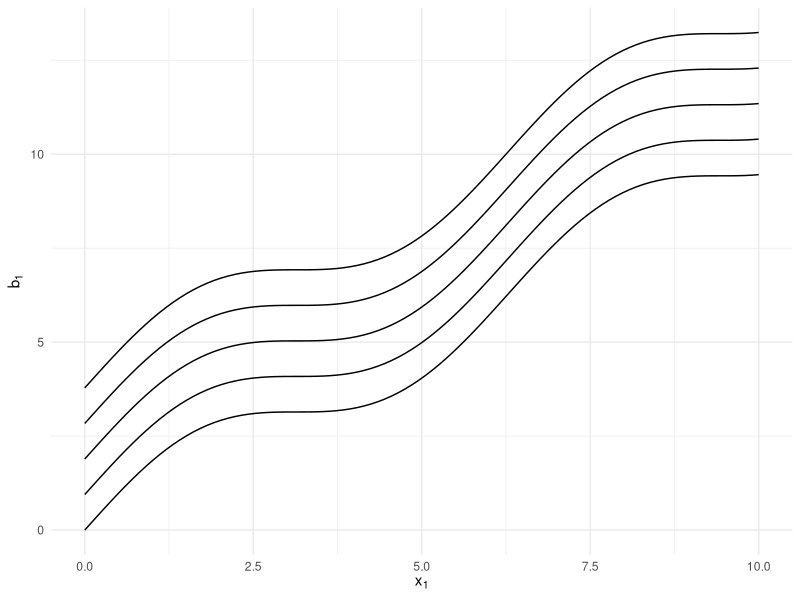
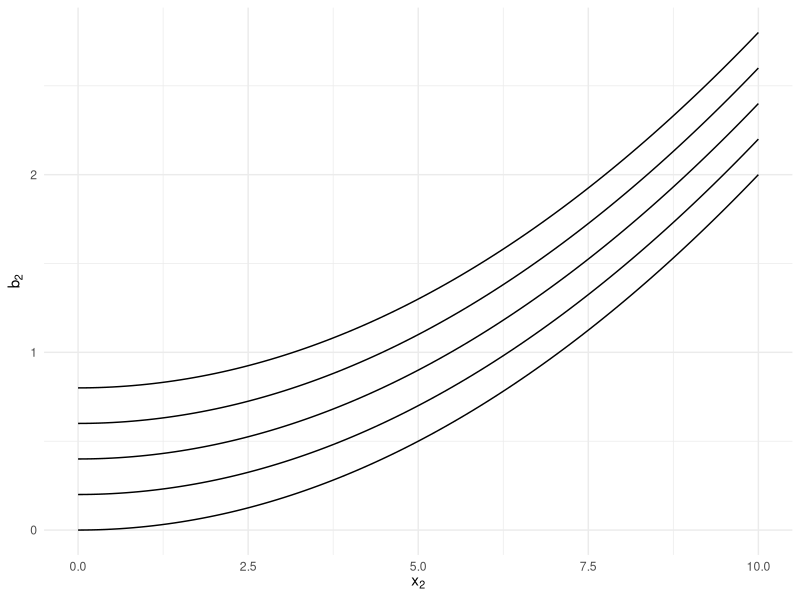
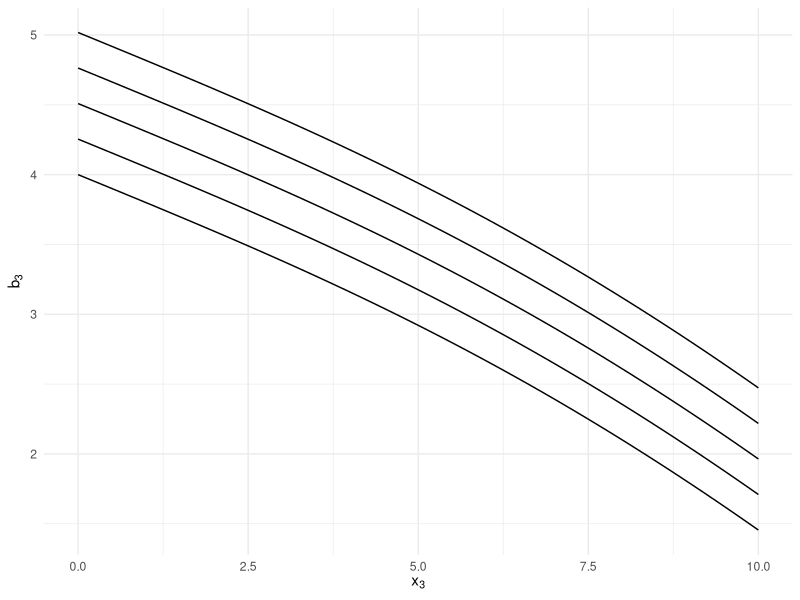
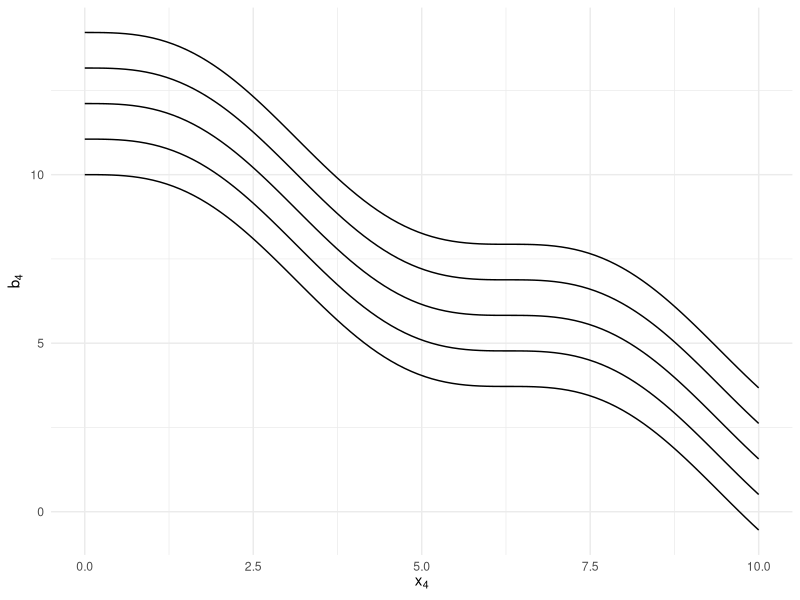

Reproduce these figures in R, in order.
library(ggplot2)
library(patchwork)

x = seq(0, 10, len = 100)
yshift = seq(0, 0.4, len = 5)

fs = list(
  f1 = function(x) x + sin(x),
  f2 = function(x) 0.02 * x^2,
  f3 = function(x) 4 - 0.3 * x + 0.5 * sin(0.2 * x),
  f4 = function(x) 10 - x + sin(x))

invisible(lapply(seq_along(fs), function(i) {
  f = fs[[i]]
  y = f(x)
  dat = do.call(rbind, lapply(yshift, function(ys) {
    r = max(y) - min(y)
    data.frame(y = y + ys * r, x = x, yshift = ys)
  }))
  xl = sprintf("expression(x[%s])", i)
  yl = sprintf("expression(b[%s])", i)
  gg = ggplot(dat, aes(x = x, y = y, group = as.factor(yshift))) +
    geom_line() +
    theme_minimal() +
    xlab(eval(parse(text = xl))) +
    ylab(eval(parse(text = yl)))
  ggsave(sprintf("boosting-cwb-blpool%s.png", i), gg, width = 1.9, height = 1.3)
}))

